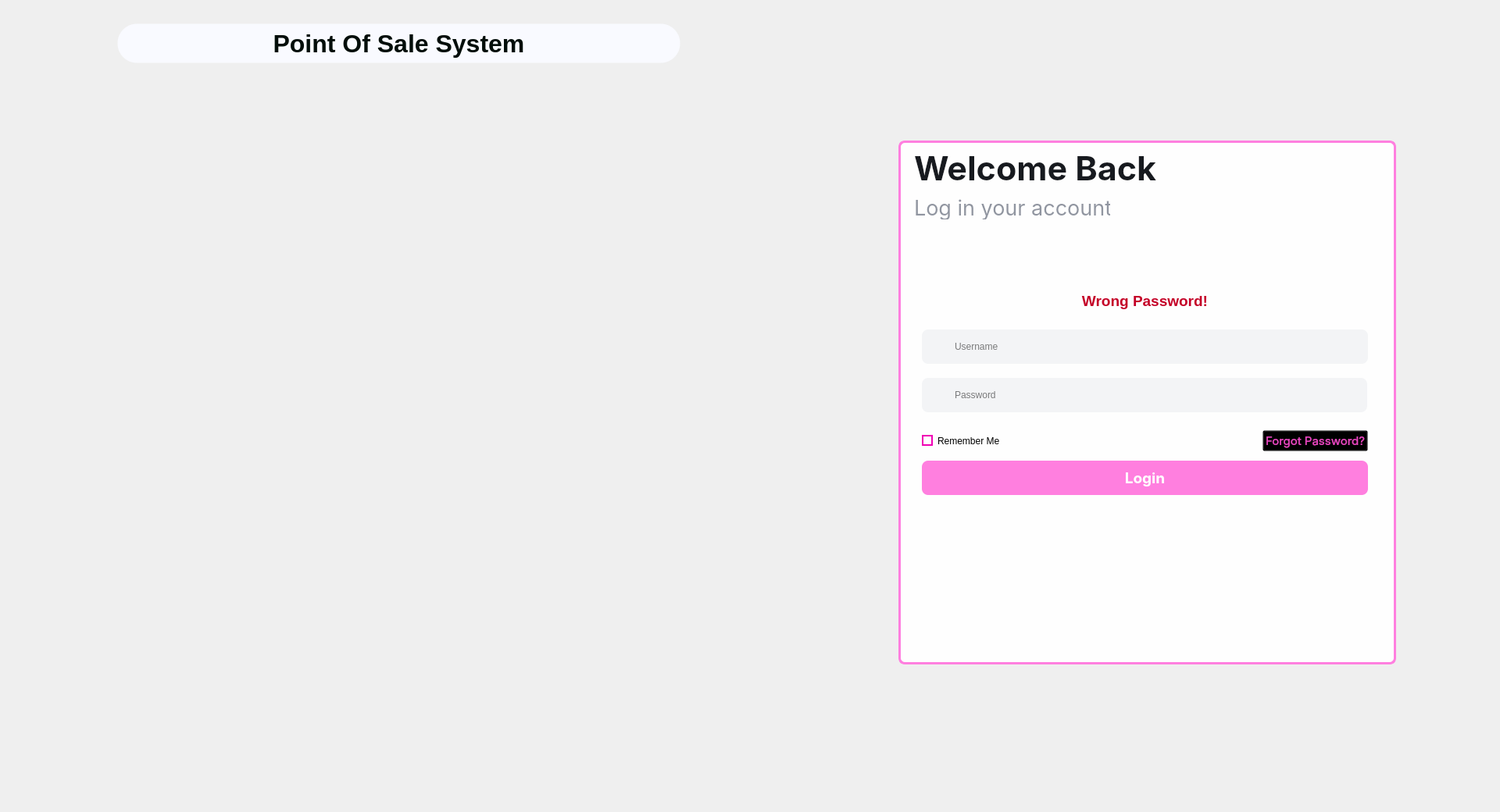
<?xml version="1.0" encoding="UTF-8"?>
<ui version="4.0">
 <class>login_form</class>
 <widget class="QWidget" name="login_form">
  <property name="geometry">
   <rect>
    <x>0</x>
    <y>0</y>
    <width>1920</width>
    <height>1040</height>
   </rect>
  </property>
  <property name="sizePolicy">
   <sizepolicy hsizetype="Expanding" vsizetype="Expanding">
    <horstretch>0</horstretch>
    <verstretch>0</verstretch>
   </sizepolicy>
  </property>
  <property name="minimumSize">
   <size>
    <width>500</width>
    <height>400</height>
   </size>
  </property>
  <property name="windowTitle">
   <string>Form</string>
  </property>
  <property name="styleSheet">
   <string notr="true">QForm {
	background: #FEFEFE;
}</string>
  </property>
  <widget class="QGroupBox" name="gb_banner_logo">
   <property name="geometry">
    <rect>
     <x>0</x>
     <y>0</y>
     <width>1031</width>
     <height>1041</height>
    </rect>
   </property>
   <property name="styleSheet">
    <string notr="true">QGroupBox {
	border:  #00000000;
}</string>
   </property>
   <property name="title">
    <string/>
   </property>
   <widget class="QLabel" name="lb_logo">
    <property name="geometry">
     <rect>
      <x>160</x>
      <y>260</y>
      <width>711</width>
      <height>441</height>
     </rect>
    </property>
    <property name="styleSheet">
     <string notr="true"/>
    </property>
    <property name="text">
     <string/>
    </property>
    <property name="pixmap">
     <pixmap>../src/frontend/__image/logo_u1.png</pixmap>
    </property>
    <property name="scaledContents">
     <bool>true</bool>
    </property>
   </widget>
   <widget class="QLabel" name="lb_sys">
    <property name="geometry">
     <rect>
      <x>150</x>
      <y>30</y>
      <width>721</width>
      <height>51</height>
     </rect>
    </property>
    <property name="font">
     <font>
      <pointsize>24</pointsize>
      <bold>true</bold>
     </font>
    </property>
    <property name="styleSheet">
     <string notr="true">QLabel {
	color : #030E0A;
	background: #F8F9FAFF;
	border: 1px solid;
	border-radius:25px;
	border-color:#00000000;
}</string>
    </property>
    <property name="text">
     <string>Point Of Sale System</string>
    </property>
    <property name="alignment">
     <set>Qt::AlignCenter</set>
    </property>
   </widget>
  </widget>
  <widget class="QGroupBox" name="gb_form">
   <property name="geometry">
    <rect>
     <x>1150</x>
     <y>180</y>
     <width>637</width>
     <height>671</height>
    </rect>
   </property>
   <property name="styleSheet">
    <string notr="true">QGroupBox {
	background: #FEFEFE;
	border-radius:8px;
	border: 3px solid #FF7FDF;
}

QWidget#w_username, QWidget#w_password {
	background:#F3F4F6;
	border: #00000000;
	border-radius: 8px;
	width: 16px;
}

QLineEdit#le_pass, QLineEdit#le_username {
	background:#00000000;
	border: none;
}

QPushButton#pb_logIn {
	background: #FF7FDF;
	border: none;
	border-radius:8px;
	color:white;
	font-weight: bold;
}

QPushButton:disabled {
	color: 5E5E5E;
	background-color:#2E2E2E;
}

QCheckBox:indicator {
	border: 2px solid #f000b4;
	border-radius: 8px;
}</string>
   </property>
   <property name="title">
    <string/>
   </property>
   <widget class="QLabel" name="label_5">
    <property name="geometry">
     <rect>
      <x>20</x>
      <y>10</y>
      <width>311</width>
      <height>51</height>
     </rect>
    </property>
    <property name="font">
     <font>
      <family>Inter</family>
      <pointsize>32</pointsize>
      <bold>true</bold>
     </font>
    </property>
    <property name="styleSheet">
     <string notr="true">QLabel {
	color: #171A1F;
}</string>
    </property>
    <property name="text">
     <string>Welcome Back</string>
    </property>
   </widget>
   <widget class="QLabel" name="label_6">
    <property name="geometry">
     <rect>
      <x>20</x>
      <y>70</y>
      <width>251</width>
      <height>31</height>
     </rect>
    </property>
    <property name="font">
     <font>
      <family>Inter</family>
      <pointsize>20</pointsize>
     </font>
    </property>
    <property name="styleSheet">
     <string notr="true">QLabel {
	color: #9095A0;
}</string>
    </property>
    <property name="text">
     <string>Log in your account</string>
    </property>
   </widget>
   <widget class="QPushButton" name="pb_logIn">
    <property name="geometry">
     <rect>
      <x>30</x>
      <y>410</y>
      <width>571</width>
      <height>44</height>
     </rect>
    </property>
    <property name="font">
     <font>
      <family>Inter</family>
      <pointsize>14</pointsize>
      <bold>true</bold>
     </font>
    </property>
    <property name="cursor">
     <cursorShape>PointingHandCursor</cursorShape>
    </property>
    <property name="text">
     <string>Login</string>
    </property>
   </widget>
   <widget class="QWidget" name="layoutWidget">
    <property name="geometry">
     <rect>
      <x>30</x>
      <y>370</y>
      <width>571</width>
      <height>30</height>
     </rect>
    </property>
    <layout class="QHBoxLayout" name="horizontalLayout">
     <item>
      <widget class="QCheckBox" name="checkBox">
       <property name="text">
        <string>Remember Me</string>
       </property>
      </widget>
     </item>
     <item>
      <widget class="QPushButton" name="pb_forgotpw">
       <property name="sizePolicy">
        <sizepolicy hsizetype="Maximum" vsizetype="Fixed">
         <horstretch>0</horstretch>
         <verstretch>0</verstretch>
        </sizepolicy>
       </property>
       <property name="font">
        <font>
         <family>Inter</family>
         <pointsize>11</pointsize>
         <bold>false</bold>
        </font>
       </property>
       <property name="cursor">
        <cursorShape>PointingHandCursor</cursorShape>
       </property>
       <property name="layoutDirection">
        <enum>Qt::LeftToRight</enum>
       </property>
       <property name="styleSheet">
        <string notr="true">QPushButton {
	background: #00000000;
	color: #E845BF;
}</string>
       </property>
       <property name="text">
        <string>Forgot Password?</string>
       </property>
      </widget>
     </item>
    </layout>
   </widget>
   <widget class="QWidget" name="layoutWidget">
    <property name="geometry">
     <rect>
      <x>30</x>
      <y>230</y>
      <width>571</width>
      <height>131</height>
     </rect>
    </property>
    <layout class="QVBoxLayout" name="verticalLayout">
     <item>
      <widget class="QWidget" name="w_username" native="true">
       <property name="maximumSize">
        <size>
         <width>16777215</width>
         <height>44</height>
        </size>
       </property>
       <widget class="QLineEdit" name="le_username">
        <property name="geometry">
         <rect>
          <x>40</x>
          <y>0</y>
          <width>520</width>
          <height>44</height>
         </rect>
        </property>
        <property name="placeholderText">
         <string>Username</string>
        </property>
       </widget>
       <widget class="QLabel" name="label">
        <property name="geometry">
         <rect>
          <x>10</x>
          <y>10</y>
          <width>25</width>
          <height>25</height>
         </rect>
        </property>
        <property name="text">
         <string/>
        </property>
        <property name="pixmap">
         <pixmap>../src/frontend/__image/login_elements/user.svg</pixmap>
        </property>
        <property name="scaledContents">
         <bool>true</bool>
        </property>
       </widget>
      </widget>
     </item>
     <item>
      <widget class="QWidget" name="w_password" native="true">
       <property name="maximumSize">
        <size>
         <width>570</width>
         <height>44</height>
        </size>
       </property>
       <widget class="QLineEdit" name="le_pass">
        <property name="geometry">
         <rect>
          <x>40</x>
          <y>0</y>
          <width>520</width>
          <height>44</height>
         </rect>
        </property>
        <property name="echoMode">
         <enum>QLineEdit::Password</enum>
        </property>
        <property name="placeholderText">
         <string>Password</string>
        </property>
       </widget>
       <widget class="QLabel" name="label_2">
        <property name="geometry">
         <rect>
          <x>10</x>
          <y>10</y>
          <width>25</width>
          <height>25</height>
         </rect>
        </property>
        <property name="text">
         <string/>
        </property>
        <property name="pixmap">
         <pixmap>../src/frontend/__image/login_elements/lock.svg</pixmap>
        </property>
        <property name="scaledContents">
         <bool>true</bool>
        </property>
       </widget>
      </widget>
     </item>
    </layout>
   </widget>
   <widget class="QLabel" name="le_status">
    <property name="geometry">
     <rect>
      <x>30</x>
      <y>190</y>
      <width>571</width>
      <height>31</height>
     </rect>
    </property>
    <property name="font">
     <font>
      <pointsize>14</pointsize>
      <bold>true</bold>
     </font>
    </property>
    <property name="styleSheet">
     <string notr="true">QLabel {
	color: #c40027;
}</string>
    </property>
    <property name="text">
     <string>Wrong Password!</string>
    </property>
    <property name="alignment">
     <set>Qt::AlignCenter</set>
    </property>
   </widget>
  </widget>
  <widget class="QLabel" name="element1">
   <property name="geometry">
    <rect>
     <x>1330</x>
     <y>-90</y>
     <width>701</width>
     <height>741</height>
    </rect>
   </property>
   <property name="text">
    <string/>
   </property>
   <property name="pixmap">
    <pixmap>../src/frontend/__image/login_elements/Image 49.png</pixmap>
   </property>
   <property name="scaledContents">
    <bool>true</bool>
   </property>
  </widget>
  <widget class="QLabel" name="element2">
   <property name="geometry">
    <rect>
     <x>990</x>
     <y>370</y>
     <width>671</width>
     <height>751</height>
    </rect>
   </property>
   <property name="text">
    <string/>
   </property>
   <property name="pixmap">
    <pixmap>../src/frontend/__image/login_elements/Image 51.png</pixmap>
   </property>
   <property name="scaledContents">
    <bool>true</bool>
   </property>
  </widget>
  <zorder>element2</zorder>
  <zorder>element1</zorder>
  <zorder>gb_banner_logo</zorder>
  <zorder>gb_form</zorder>
 </widget>
 <tabstops>
  <tabstop>le_username</tabstop>
  <tabstop>le_pass</tabstop>
  <tabstop>checkBox</tabstop>
  <tabstop>pb_forgotpw</tabstop>
  <tabstop>pb_logIn</tabstop>
 </tabstops>
 <resources/>
 <connections/>
</ui>
